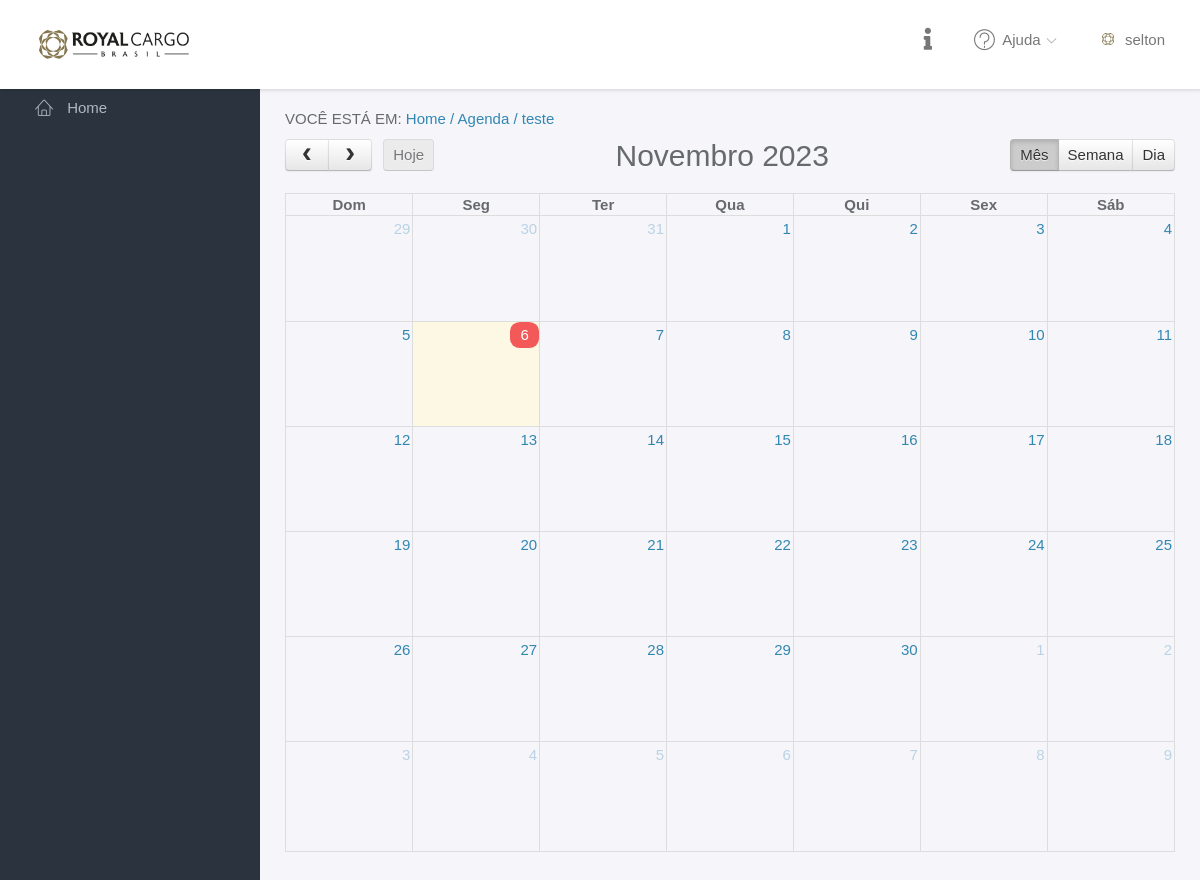
Before: /fullcalendar/index.php?salaget=teste (signed in) with the older database file.
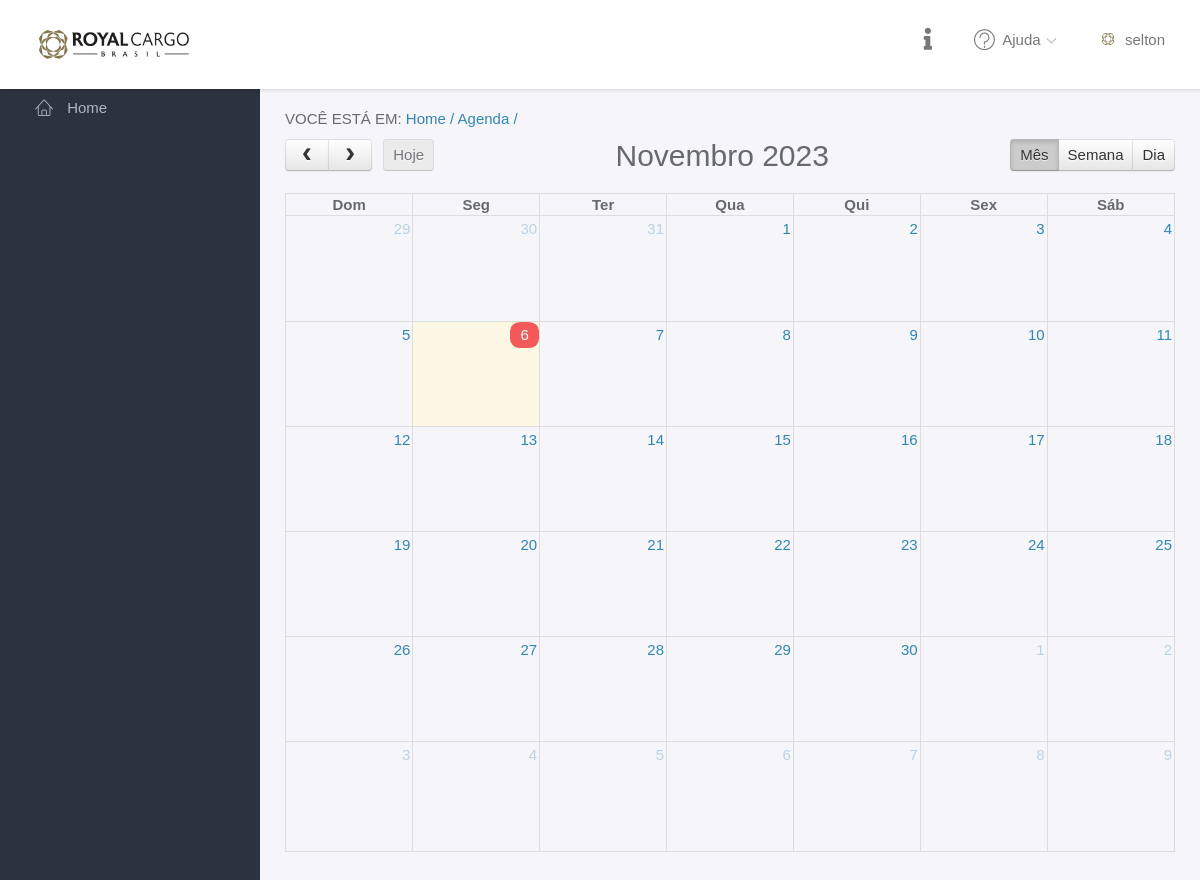
After: the same page with the newer database file.
### tables this page shows
CREATE TABLE `salas` (
  `id` int(11) NOT NULL,
  `titulo` varchar(255) NOT NULL,
  `valor` varchar(255) NOT NULL,
  `icon` varchar(255) NOT NULL,
  `localizacao` varchar(255) NOT NULL,
  `lugares` varchar(255) NOT NULL,
  `telefone` varchar(255) NOT NULL,
  `skype` varchar(255) NOT NULL,
  `teams` varchar(255) NOT NULL,
  `descricao` varchar(255) NOT NULL,
  `permissao` int(11) DEFAULT NULL
);

### fullcalendar/index.php (the view, shortened to what this page needs)
<?php
include_once("../conexao.php");
$sala = $_POST['nome_sala'];
$sala2 = $_GET['salaget'];
$salaget2 = '0';
$users = $_SESSION['user'];
if ($sala == NULL) {
	$salaget2 = $sala2;
} else {
	$salaget2 = $sala;
}
?>
<!DOCTYPE html>
<html lang="pt-br">
<head>
	<link href='css/fullcalendar.min.css' rel='stylesheet' />
	<link href='css/fullcalendar.print.min.css' rel='stylesheet' media='print' />
	<link href='css/personalizado.css' rel='stylesheet' />
	<link rel="stylesheet" href="assets/vendor/bootstrap/css/bootstrap.min.css">
	<link rel="stylesheet" href="assets/vendor/font-awesome/css/font-awesome.min.css">
	<link rel="stylesheet" href="assets/vendor/linearicons/style.css">
	<link rel="stylesheet" href="assets/vendor/chartist/css/chartist-custom.css">
	<link rel="stylesheet" href="assets/css/main.css">
	<link rel="stylesheet" href="https://use.fontawesome.com/releases/v5.5.0/css/all.css">
</head>
<body>
	<div id="wrapper">
		<?php include "topo.php"; ?>
		<?php include "menu_lateral.php"; ?>
		<div class="main">
			<div class="main-content">
				<div class="container-fluid">
					<div class="">
						<div class="">
							<p>VOC&Ecirc; EST&Aacute; EM: <a href="../index.php">Home / </a> <a href="../index.php" class="">Agenda</a> <a>/
									<?php
									$result_sala2 = "SELECT * FROM salas where valor = '$salaget2'";
									$resultado_sala2 = mysqli_query($conn, $result_sala2);
									while ($row_sala2 = mysqli_fetch_array($resultado_sala2)) {
										$sala_title2 = $row_sala2['titulo'];
										echo "$sala_title2";
									}
									?>
								</a> </p>
							<div id='calendar'></div>
						</div>
							</div>
						</div>
					</div>
</body>
</html>

### fullcalendar/topo.php (shortened to what this page needs)
<?php
		$result_sala3 = "SELECT * FROM salas where valor = '$salaget2'";
		$resultado_sala3 = mysqli_query($conn, $result_sala3);
		  ?>
<nav class="navbar navbar-default navbar-fixed-top">
			<div class="brand">
				<a href="../index.php"><img src="../assets/img/logo-dark.png" alt="Aniger Logo" class="img-responsive logo" style="max-width: 150px"></a>
			</div>
			<div class="container-fluid">
				<div id="navbar-menu">
					<ul class="nav navbar-nav navbar-right">
						<li class="dropdown">
							<a href="#" class="dropdown-toggle icon-menu" data-toggle="dropdown">
								<i class="fas fa-info"
								<?php
								while($row_salas3 = mysqli_fetch_array($resultado_sala3)){
									$sala_title3 = $row_salas3['titulo'];
									$descricao_sala3 = $row_salas3['descricao'];
									$localizacao_sala3 = $row_salas3['localizacao'];
									$lugares_sala3 = $row_salas3['lugares'];
									$telefone_sala3 = $row_salas3['telefone'];
									$skype_sala3 = $row_salas3['skype'];
									$teams_sala3 = $row_salas3['teams'];
									?>
									data-toggle="modal" data-target="#exampleModal1"
									data-whatever="<?php echo $sala_title3; ?>"
									data-whateverdescricao="<?php echo $descricao_sala3; ?>"
									data-whateverlocalizacao="<?php echo $localizacao_sala3; ?>"
									data-whateverlugares="<?php echo $lugares_sala3; ?>"
									data-whatevertelefone="<?php echo $telefone_sala3; ?>"
									data-whateverskype="<?php echo $skype_sala3; ?>"
									data-whateverteams="<?php echo $teams_sala3; ?>"
								<?php
								}
								?>
								></i>
							</a>
						</li>
						<li class="dropdown">
							<a href="#" class="dropdown-toggle" data-toggle="dropdown"><i class="lnr lnr-question-circle"></i> <span>Ajuda</span> <i class="icon-submenu lnr lnr-chevron-down"></i></a>
						</li>
						<li class="dropdown">
							<a href="#" class="dropdown-toggle" data-toggle="dropdown"><img src="assets/img/logo_user.jpg" class="img-circle" alt="Avatar"> <span> <?php echo "$users"; ?> </span></a>
						</li>
					</ul>
				</div>
			</div>
		</nav>

Changed rows visible on the page:
removed salas: titulo "teste"
